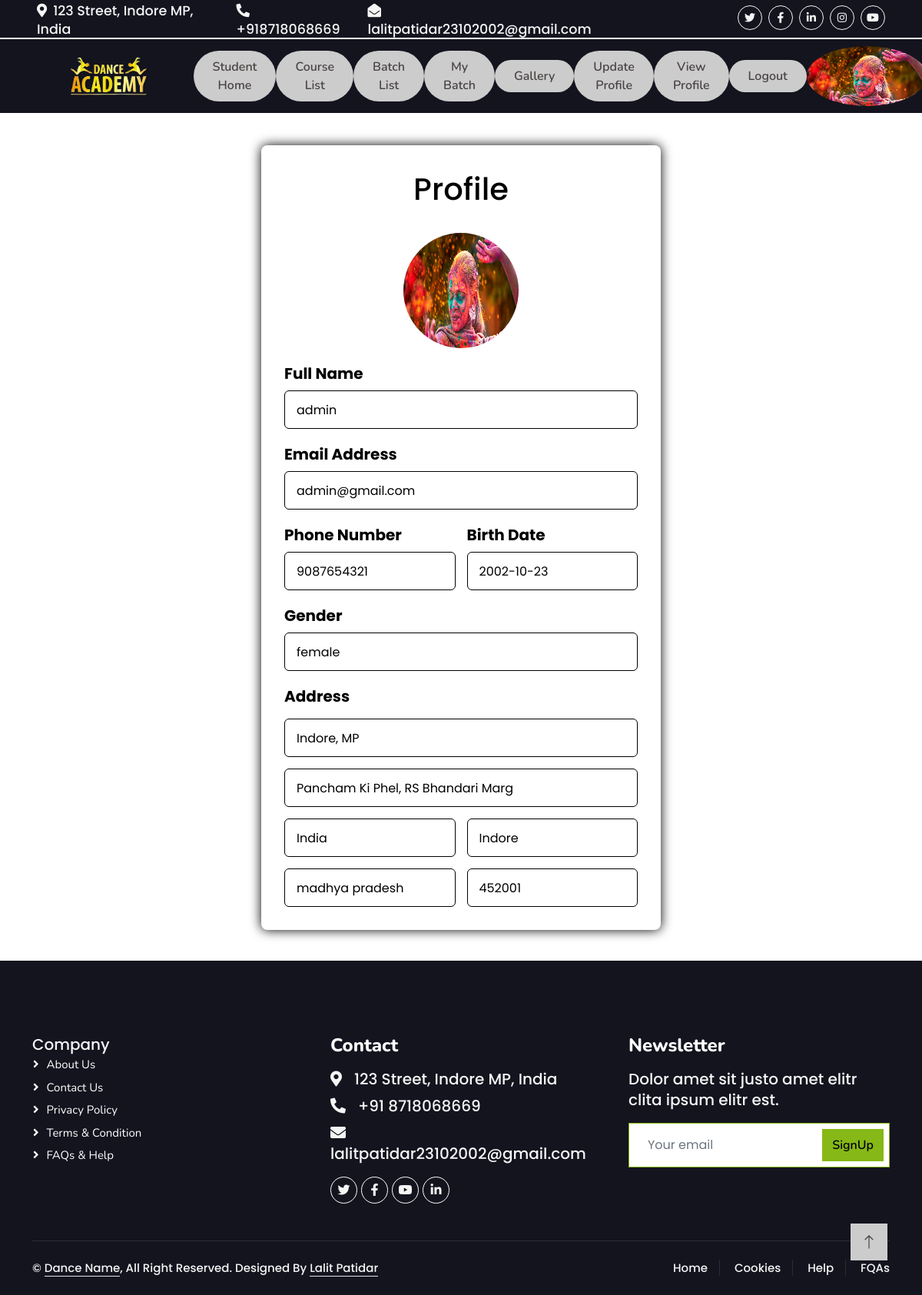
Screenshot of /studenthome/profile/ (signed in) with the database file from the repository.
### my1/models.py (models this page shows)
class mstuser(models.Model):
    id=models.AutoField(primary_key=True)
    fnm=models.CharField(max_length=50)
    email=models.EmailField(max_length=80, unique=True)
    mno=models.CharField(max_length=10, unique=True)
    dob=models.CharField(max_length=15)
    pwd=models.CharField(max_length=50)
    gender=models.CharField(max_length=10)
    address1=models.CharField(max_length=100)
    address2=models.CharField(max_length=100)
    country=models.CharField(max_length=50)
    city=models.CharField(max_length=50)
    region=models.CharField(max_length=50)
    pin=models.IntegerField()
    role=models.CharField(max_length=50)
    image=models.FileField(upload_to='uploads/')

### studentapp/views.py (the view)
# urls.py: path('profile/',views.profile),
def profile(request):
    image=request.session.get('image')
    email=request.session.get('email')
    res=mstuser.objects.filter(email=email)
    return render(request,'profile.html',{'res':res, 'image':image})

### studentapp/views.py (called while the page is built)
def sessioncheckuser_middleware(get_response):
 def middleware(request):
    if request.path=='/studenthome/'  or request.path=='/studenthome/gallery1/' or request.path=='/studenthome/student_course_list/' or request.path=='/studenthome/student_batch_list/' or request.path=='/studenthome/updateprofile/' or request.path=="/studenthome/enroll_batch/" or request.path=="/studenthome/profile/":
      if "email" not in request.session:
            response=redirect('/login/')
      else:
            response=get_response(request)
    else:
        response=get_response(request)
    return response
 return middleware

### studentapp/templates/profile.html (shortened to what this page needs)
{% extends "adminhome.html" %}
{% load static %}
{% block navbar %}
<div class="container-fluid position-relative p-0">
    <nav class="navbar navbar-expand-lg navbar-light px-4 px-lg-5 py-3 py-lg-0">
        <a href="" class="navbar-brand p-0">
            <img src="{% static 'images/logo.png' %}" alt="Logo">
        </a>
        <div class="collapse navbar-collapse" id="navbarCollapse">
            <a href="/studenthome/" class="btn btn-primary rounded-pill py-2 px-4">Student  Home</a>
            <a href="/studenthome/student_course_list/" class="btn btn-primary rounded-pill py-2 px-4">Course List</a>
            <a href="/studenthome/student_batch_list/" class="btn btn-primary rounded-pill py-2 px-4">Batch List</a>
            <a href="/studenthome/enroll_batch/" class="btn btn-primary rounded-pill py-2 px-4">My Batch</a>
            <a href="/studenthome/gallery1/" class="btn btn-primary rounded-pill py-2 px-4">Gallery</a>
            <a href="/studenthome/updateprofile/" class="btn btn-primary rounded-pill py-2 px-4">Update Profile</a>
             <a href="/studenthome/profile/" class="btn btn-primary rounded-pill py-2 px-4">View Profile</a>
            <a href="/studenthome/logout1/" class="btn btn-primary rounded-pill py-2 px-4">Logout</a>
            <a class="navbar-brand p-0">
              <img src='{{ image }}' style="zoom: 130%;" alt="image" value="image" >
              </a>
        </div>
    </nav>
</div>
{% endblock %}
{% block main1 %}
<link href="{% static 'css/register.css' %}" rel="stylesheet">
<div class="div_register" >
 <section class="container_register">
      <header>Profile</header>
       {% for x in res %}
      <form class="form" >
        <div align="center">
          <img id="imagePreview" src="{{ x.image.url  }}" alt="" style="width: 150px; height: 150px; border-radius: 50%; background-color: bisque;">
       </div>
        <div class="input-box">
          <label>Full Name</label>
          <input value="{{ x.fnm }}" readonly/>
        </div>
        <div class="input-box">
          <label>Email Address</label>
          <input value="{{ x.email }}" readonly />
        </div>
        <div class="column">
          <div class="input-box">
            <label>Phone Number</label>
            <input value="{{ x.mno }}" readonly/>
          </div>
          <div class="input-box">
            <label>Birth Date</label>
            <input value="{{ x.dob }}" readonly/>
          </div>
        </div>
        <div class="input-box">
          <label>Gender</label>
          <input value="{{ x.gender }}" readonly />
        </div>
        <div class="input-box address">
          <label>Address</label>
          <input  value="{{ x.address1 }}" readonly  />
          <input value="{{ x.address2 }}" readonly />
          <div class="column">
              <input value="{{ x.country }}" readonly>
            <input value="{{ x.city }}" readonly/>
          </div>
          <div class="column">
            <input value="{{ x.region }}" readonly/>
            <input value="{{ x.pin }}" readonly/>
          </div>
        </div>
      </form>
      {% endfor %}
    </section>
</div>
{% endblock %}

### adminapp/static/css/adminhome.css (style rules this page uses)
* { margin: 0; padding: 0; box-sizing: border-box; font-family: "Poppins", sans-serif; }

### my1/static/css/style.css (style rules this page uses)
:root { --primary: #86B817; --secondary: #FE8800; --light: #F5F5F5; --dark: #14141F; }
.btn { font-family: 'Nunito', sans-serif; font-weight: 600; transition: .5s; }
.btn.btn-primary, .btn.btn-secondary { color: #494343; background-color: #CCCCCC; }
.navbar-light .navbar-brand img { max-height: 60px; transition: .5s; }
.navbar-light .navbar-brand img { border-radius: 50%; }
@media (min-width: 992px) { .navbar-light { position: absolute; width: 100%; top: 0px; height: 100px; left: 0; background-color: #14141F; border-bottom: 2px solid rgb(255, 255, 255); border-top: 2px solid rgb(255, 255, 255); z-index: 999; } }

### my1/static/css/register.css (style rules this page uses)
.div_register { min-height: 100vh; display: flex; justify-content: center; background-color: #ffffff; padding: 20px; font-family: "Poppins", sans-serif; }
.container_register { position: relative; max-width: 520px; width: 100%; background: #ffffff; margin-top: 120px; margin-bottom: 20px; padding: 30px; border-radius: 8px; box-shadow: 0 0 15px rgba(0, 0, 0, 2.1); }
.container_register header { font-size: 2.5rem; color: #000000; font-weight: 500; text-align: center; }
.container_register .form { margin-top: 30px; }
.form .input-box { width: 100%; margin-top: 20px; border: #000000; }
.input-box label { color: #000000; font-weight: bold; }
.form :where(.input-box input, .select-box) { position: relative; height: 50px; width: 100%; outline: none; font-size: 1rem; color: #000000; margin-top: 8px; border: 1px solid #000000; border-radius: 6px; padding: 0 15px; }
.form .column { display: flex; column-gap: 15px; }
.address :where(input, .select-box) { margin-top: 15px; }

### rows the page displays
mstuser: image (picture), fnm "admin", email "admin@gmail.com", mno "9087654321", dob "2002-10-23", gender "female", address1 "Indore, MP", address2 "Pancham Ki Phel, RS Bhandari Marg", country "India", city "Indore", region "madhya pradesh", pin "452001"
